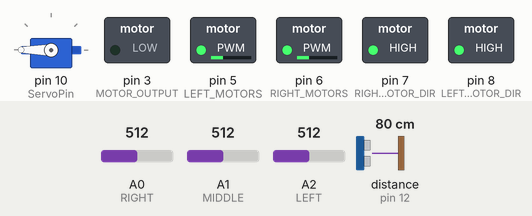
Simulated run of this sketch. Board: Arduino Uno, built with avr-gcc and run on an emulated ATmega328P. Parts: servo, switched loads named in the sketch (green lamp = pin HIGH). Dashed ring = blinking. The inputs (shaded band) are chosen by the test bench; at power-on: distance to the obstacle (sensor on pin 12) 80 cm, A1 (MIDDLE) = 512, A0 (RIGHT) = 512, A2 (LEFT) = 512. The echo pulse lasts 58.3 µs per cm; what the sketch prints to the serial monitor is not drawn. At 28.5 s the program stops and its outputs stay as they are.

Above: at 2.7 s.
2.8 s: distance to the obstacle (sensor on pin 12) set to 2 cm
At 4.9 s:
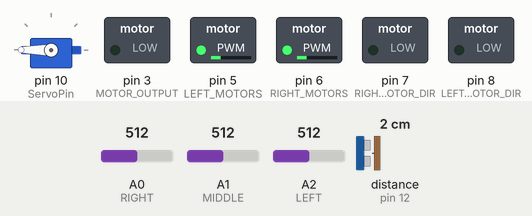
9.6 s: A1 (MIDDLE) set to 468
13.1 s: A1 (MIDDLE) set to 441
At 14.9 s:
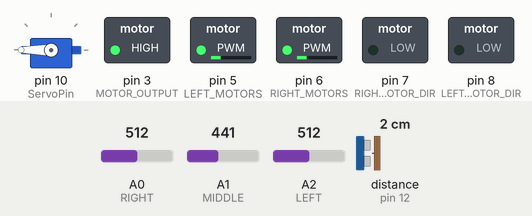
16.4 s: A1 (MIDDLE) set to 460
At 18.02 s:
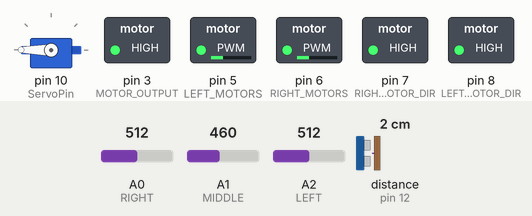
23.1 s: distance to the obstacle (sensor on pin 12) set to 35 cm
At 28.1 s:
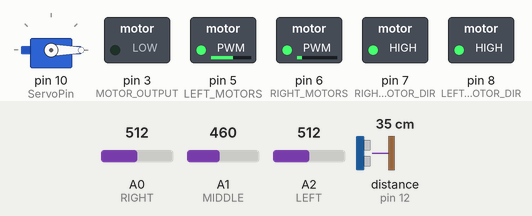
Timing chart, 0 to 29.6 s (numbered marks = the images above; inputs shaded):
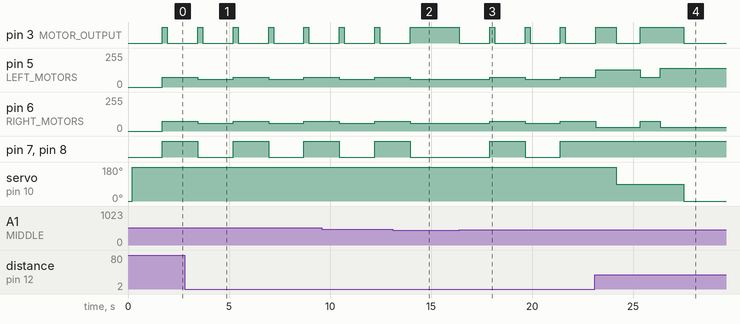

The sketch:

final_mobot_code_3.0.ino
```cpp
int distVal = 10.5;
int turnSpeed = 90;
int forwardSpeed = turnSpeed - 15;
int backwardSpeed = forwardSpeed - 15;
int desiredLine = 2;
const int noWall = 0;
const int goodDist = 1;
const int tooFar = 2;
const int tooClose = 3;
const int rev = 4;
bool lineFound = 0;
bool doorFound = 0;
bool endGame = 0;
int count = 0;


#include <NewPing.h>
#include <Servo.h>

// Define all of the pins used.  These are NOT up to us, but rather what Elegoo decided.  Don't change.
// If your car doesn't function properly  with these pins, please double check your pin connections.
const int LEFT_MOTORS = 5; // pin that controls the speed of the 2 left side motors - PWM pin
const int RIGHT_MOTORS = 6; // pin that controls the speed of the 2 right side motors - PWM pin
const int LEFT_MOTOR_DIR = 8; // pin that controls the polarity, or direction, of the 2 left side motors (HIGH = forward, LOW = backward)
const int RIGHT_MOTOR_DIR = 7; // pin that controls the polarity, or direction, of the 2 right side motors (HIGH = forward, LOW = backward)
const int MOTOR_OUTPUT = 3; // controls whether the motors are allowed to run or not

// IR Detector Pins
const int RIGHT = A0;
const int MIDDLE = A1;
const int LEFT = A2;

// Servo & Sonar Pins, Servo naming
const int ServoPin = 10;
const int TriggerPin = 13; //digi pin
const int EchoPin = 12; //digi pin with PWM

NewPing sonar (TriggerPin, EchoPin, 30);
Servo servo;

// Threshold values for IR detection
// Feel free to change these values if you find a better range to work with
const int THRESHOLD_WHITE_BLACK = 450;
const int THRESHOLD_OUTSIDE = 850;


// The number of lines your car should detect. This value should not be changed.


// TODO: Make a global counter to represent the number of counted lines
int lineCount = 0;
// TODO: forward function -> turns on motors and sets the appropriate speed
// Inputs: An integer representing the speed of the motors (0-255)
// Outputs: None
void forward(int speed) {
  digitalWrite(MOTOR_OUTPUT, HIGH);
  digitalWrite(LEFT_MOTOR_DIR, HIGH);
  digitalWrite(RIGHT_MOTOR_DIR, HIGH);
  analogWrite(RIGHT_MOTORS, speed);
  analogWrite(LEFT_MOTORS, speed);
}

void backward(int speed) {
  digitalWrite(MOTOR_OUTPUT, HIGH);
  digitalWrite(LEFT_MOTOR_DIR, LOW);
  digitalWrite(RIGHT_MOTOR_DIR, LOW);
  analogWrite(RIGHT_MOTORS, speed);
  analogWrite(LEFT_MOTORS, speed);
}

void turnRight(int speed) {
  digitalWrite(MOTOR_OUTPUT, HIGH);
  digitalWrite(LEFT_MOTOR_DIR, HIGH);
  digitalWrite(RIGHT_MOTOR_DIR, HIGH);
  analogWrite(LEFT_MOTORS, 40);
  analogWrite(RIGHT_MOTORS, speed+50);
}

void backRight(int speed) {
  digitalWrite(MOTOR_OUTPUT, HIGH);
  digitalWrite(LEFT_MOTOR_DIR, LOW);
  digitalWrite(RIGHT_MOTOR_DIR, LOW);
  analogWrite(LEFT_MOTORS, 40);
  analogWrite(RIGHT_MOTORS, speed+50);
}

void turnLeft(int speed) {
  digitalWrite(MOTOR_OUTPUT, HIGH);
  digitalWrite(LEFT_MOTOR_DIR, HIGH);
  digitalWrite(RIGHT_MOTOR_DIR, HIGH);
  analogWrite(LEFT_MOTORS, speed+50);
  analogWrite(RIGHT_MOTORS, 30);
}

void backLeft(int speed) {
  digitalWrite(MOTOR_OUTPUT, HIGH);
  digitalWrite(LEFT_MOTOR_DIR, LOW);
  digitalWrite(RIGHT_MOTOR_DIR, LOW);
  analogWrite(LEFT_MOTORS, speed+50);
  analogWrite(RIGHT_MOTORS, 30);
}

bool lineDetect() {
  bool rightBlack = 0;
  bool leftBlack = 0;
  bool midBlack = 0;
  int leftRead = analogRead(LEFT);
  int middleRead = analogRead(MIDDLE);
  int rightRead = analogRead(RIGHT);

  if (rightRead > THRESHOLD_WHITE_BLACK && rightRead < THRESHOLD_OUTSIDE) {
      rightBlack = 1;
  } else {
    rightBlack = 0;
  }

  if (middleRead > THRESHOLD_WHITE_BLACK && middleRead < THRESHOLD_OUTSIDE) {
    midBlack = 1;
  } else {
    midBlack = 0;
  }

  if (leftRead > THRESHOLD_WHITE_BLACK && leftRead < THRESHOLD_OUTSIDE) {
    leftBlack = 1;
  } else {
    leftBlack = 0;
  }

  return ((rightBlack && leftBlack && midBlack) || (rightBlack && midBlack) || (midBlack && leftBlack));
}

int wallDetect(int wallDist) {
  if ((0+2.5 < wallDist) & (wallDist < distVal-2.5)) {
    return 3; // too close, turn left
  }
  else if (wallDist > distVal+2.5) {
    return 2; // too far, turn right
  }
  else if (wallDist == 0) {
    return 0; // wall not detected, turn right
  }
  else {
    return 1; // appropriate distace, go straight
  }
}

// initial setup on start
void initial(){
  motorOff();
  servo.write(0);
  Serial.println("here");
}

// TODO: off function -> sets MOTOR_OUTPUT to LOW
// Inputs: None
// Outputs: None
void motorOff() {
    digitalWrite(MOTOR_OUTPUT, LOW);
}

void checkDoor(int lineCount, bool lineFound, bool doorFound) {
  motorOff();
  servo.write(180);
  delay(1500);
  while (doorFound == 0)
  {
    if (lineCount%2 == 1) {
      forward(forwardSpeed);
      delay(250);
      // forward(forwardSpeed);
      while (lineFound == 0) {
        lineFound = lineDetect();
      }

      if (lineFound) {
        lineFound = 0;
        lineCount++;
        motorOff();
        delay(1500);
        int wallDist = sonar.ping_cm();
        int wall = wallDetect(wallDist);
        if (wall == 0) {
          doorFound = 1;
          break;
        }
      }
    } else {
      backward(backwardSpeed);
      delay(250);
      // backward(backwardSpeed);
      while (lineFound == 0) {
        lineFound = lineDetect();
      }

      // bool lineFound = lineDetect();
      if (lineFound) {
        lineFound = 0;
        lineCount++;
        motorOff();
        delay(1500);
        int wallDist = sonar.ping_cm();
        int wall = wallDetect(wallDist);
        if (wall == 0) {
          doorFound = 1;
          break;
        }
      }
    }
  }
}

void stage3() {
  int wallDist = sonar.ping_cm();
  int mode = wallDetect(wallDist);
  // Serial.println(wallDist);
  bool line = lineDetect();
  servo.write(0);
  count++;
  if (count < 250) {
    // switch (mode) {
    //   case noWall: // no wall
    //     // motorOff();
    //     // maybe another bool to discern if we're past a wall?
    //     // delay(50);
    //     Serial.println("here 0");
    //     turnRight(turnSpeed-15);
    //     break;
    //   case goodDist: // appropriate distance from wall
    //     forward(forwardSpeed);
    //     Serial.println("here 1");
    //     break;
    //   case tooFar: // too far from wall
    //     turnRight(turnSpeed-15);
    //     Serial.println("here 2");
    //     break;
    //   case tooClose: // too close from wall
    //     turnLeft(turnSpeed-15);
    //     Serial.println("here 3");
    //     break;
        wallFollow(mode, doorFound, count);
      } else {
        backward(backwardSpeed);
      }
}

void wallFollow(int mode, bool doorFound, int count) {
  switch (mode) {
    case noWall: // no wall
      if (doorFound == 0) {
        // Serial.println("here 0");
        // delay(500);
        turnRight(turnSpeed);
        // delay(350);
        // forward(forwardSpeed);
        // delay(350);
        // turnRight(turnSpeed);
        // delay(300);
        // motorOff();
        // delay(200);
      } else {
        count = 249;
      }
      break;
    case goodDist: // appropriate distance from wall
      forward(forwardSpeed);
      Serial.println("here 1");
      break;
    case tooFar: // too far from wall
      turnRight(turnSpeed);
      Serial.println("here 2");
      break;
    case tooClose: // too close from wall
      turnLeft(turnSpeed);
      Serial.println("here 3");
      break;
  }
}

void enterDoor() {
  turnLeft(turnSpeed-10);
  delay(1000);
  motorOff();
  servo.write(90);
  delay(1200);
  forward(forwardSpeed);
  delay(1000);
  turnLeft(turnSpeed);
  delay(150);
  int wallDist = sonar.ping_cm();
  while (wallDist > 10.15) {
    forward(forwardSpeed);
    wallDist = sonar.ping_cm();
  }
  // forward(forwardSpeed);
  // delay(750);
  turnLeft(turnSpeed);
  delay(1000);
  motorOff();
  servo.write(0);
  delay(1000);
}

void setup() {
  // put your setup code here, to run once:
  Serial.begin(9600);
  servo.attach(ServoPin);
  // servo.write(180);

  // TODO: At least 6 calls to pinMode to set up the appropriate INPUTS and OUTPUTS
  // motor pins:
  pinMode(MOTOR_OUTPUT, OUTPUT);
  pinMode(LEFT_MOTOR_DIR, OUTPUT);
  pinMode(RIGHT_MOTOR_DIR, OUTPUT);
  pinMode(RIGHT_MOTORS, OUTPUT);
  pinMode(LEFT_MOTORS, OUTPUT);

  //IR pins:
  pinMode(LEFT, INPUT);
  pinMode(MIDDLE, INPUT);
  pinMode(RIGHT, INPUT);

  Serial.begin(9600);
  // TODO: function call to forward with an appropriate speed value
  initial();
  // Uncomment the below to begin debugging
}

void loop() {
  // put your main code here, to run repeatedly:

  // STAGE 1 START
  // servo.write(180);
  int wallDist = sonar.ping_cm();
  int mode = wallDetect(wallDist);
  bool line = lineDetect();

  if (line) {
    lineCount++;
    Serial.println("ooga booga");
    delay(200);
  }

  // mode switch between left,right,forward
  // try to create an array like [0, "left", "right", "forward"] then index into it
  if ((line == 0) && (doorFound == 0)) {
    // switch (mode) {
    //   case noWall: // no wall
    //     // motorOff();
    //     // maybe another bool to discern if we're past a wall?
    //     // delay(50);
    //     Serial.println("here 0");
    //     turnRight(turnSpeed);
    //     break;
    //   case goodDist: // appropriate distance from wall
    //     forward(forwardSpeed);
    //     Serial.println("here 1");
    //     break;
    //   case tooFar: // too far from wall
    //     turnRight(turnSpeed);
    //     Serial.println("here 2");
    //     break;
    //   case tooClose: // too close from wall
    //     turnLeft(turnSpeed);
    //     Serial.println("here 3");
    //     break;
        wallFollow(mode, doorFound, 0);
  } else {
    if (doorFound == 0){
      checkDoor(lineCount, lineFound, doorFound);
    }
    doorFound = 1;
    // ENTER STAGE 2
    enterDoor();
    // turnLeft(turnSpeed-10);
    // delay(1400);
    // servo.write(180);
    // forward(forwardSpeed);
    // delay(750);
    // turnLeft(turnSpeed);
    // delay(1000);
    // motorOff();
    // delay(1000);
    // ENTER STAGE 3
    bool buckFound = 0;
    while (buckFound == 0)
    {
      // stuff
      stage3();
      line = lineDetect();
      if (line) {
        buckFound = 1;
      }
    }
    endGame = 1;
    while (endGame)
    {
      motorOff();
    }
    }
}
```

Measured:
- the behaviour switches between 451 and 450 on A1 (MIDDLE) (found by bisection; images 1 and 2)
- after the input at 2.8 s, pin 7 (RIGHT_MOTOR_DIR), pin 8 (LEFT_MOTOR_DIR): alternates HIGH for 1.8 s and LOW for 1.8 s, starting after 0.65 s; servo on pin 10 (ServoPin): stays 180° (without the input it goes to 90° after 1.7 s)
- after the input at 13.1 s, pin 3 (MOTOR_OUTPUT): goes on until 14.0 s, then stays HIGH; pin 5 (LEFT_MOTORS), pin 6 (RIGHT_MOTORS): goes on until 14.0 s, then stays 60/255; pin 7 (RIGHT_MOTOR_DIR), pin 8 (LEFT_MOTOR_DIR): goes on until 14.0 s, then stays LOW
- after the input at 16.4 s, pin 3 (MOTOR_OUTPUT): alternates HIGH for 0.25 s and LOW for 1.5 s, starting at once; pin 5 (LEFT_MOTORS), pin 6 (RIGHT_MOTORS): 60/255 → 75/255 after 1.5 s, → 60/255 1.8 s later, → 75/255 1.8 s later; pin 7 (RIGHT_MOTOR_DIR), pin 8 (LEFT_MOTOR_DIR): LOW → HIGH after 1.5 s, → LOW 1.8 s later, → HIGH 1.8 s later
- after the input at 23.1 s, pin 7 (RIGHT_MOTOR_DIR), pin 8 (LEFT_MOTOR_DIR): stops changing and stays HIGH; servo on pin 10 (ServoPin): 180° → 90° after 1.1 s, → 0° 3.4 s later
- by itself, pin 3 (MOTOR_OUTPUT): alternates HIGH for 0.25 s and LOW for 1.5 s
- by itself, pin 5 (LEFT_MOTORS), pin 6 (RIGHT_MOTORS): alternates 75/255 for 1.8 s and 60/255 for 1.8 s
